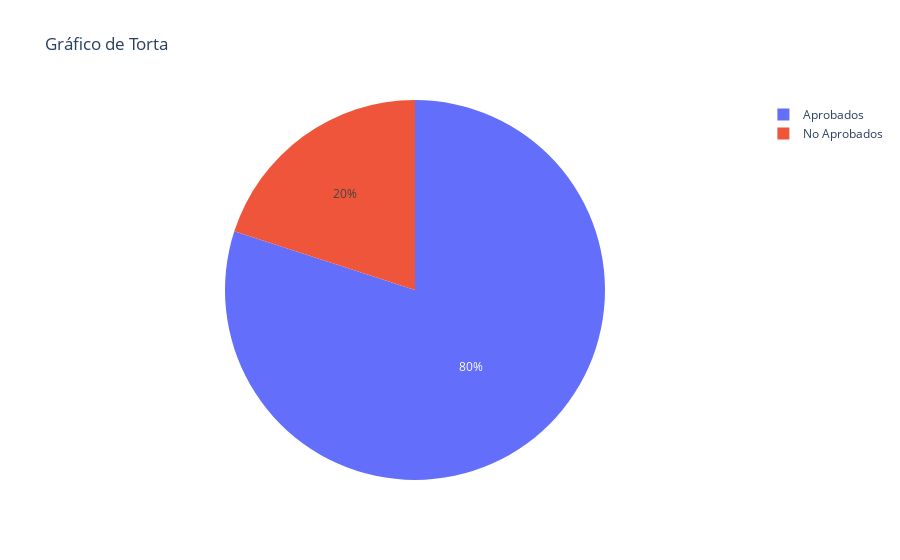

The notebook cell this image was saved under:
### Markdown cell above
## Pie chart para la distribución de aprobados con Plotly

### Code cell
# Calculando la proporción de estudiantes aprobados y no aprobados
aprobados_counts = df['aprobado'].value_counts()

names_plot = ["Aprobados", "No Aprobados"]

# Creando un pie chart para la distribución de aprobados con Plotly
fig = px.pie(aprobados_counts, values=aprobados_counts, names=names_plot, title="Gráfico de Torta")
fig.show()

### Figure 1 — Plotly figure (JSON) as saved in the notebook; plotly's stock layout.template omitted (floating-point values rounded to 4 significant figures)
{"data": [{"domain": {"x": [0, 1], "y": [0, 1]}, "hovertemplate": "label=%{label}<br>value=%{value}<extra></extra>", "labels": ["Aprobados", "No Aprobados"], "legendgroup": "", "name": "", "showlegend": true, "type": "pie", "values": [16, 4]}], "layout": {"autosize": true, "legend": {"tracegroupgap": 0}, "title": {"text": "Gráfico de Torta"}}}
